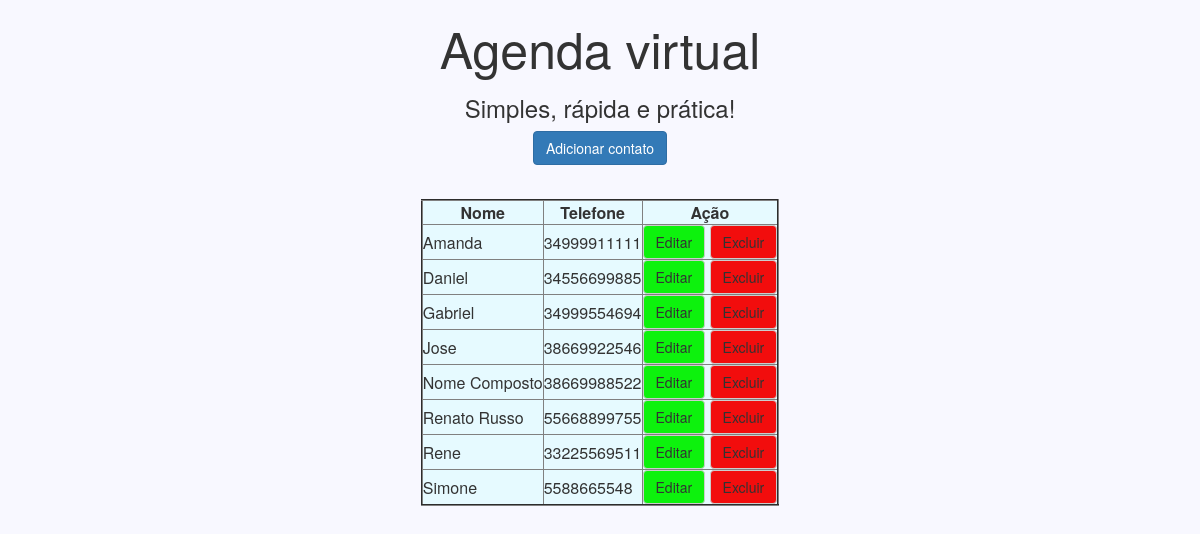
The page / on the database its author committed.
### tables this page shows
CREATE TABLE `dados` (
  `nome` varchar(30) DEFAULT NULL,
  `telefone` varchar(11) DEFAULT NULL,
  `ID` int(11) NOT NULL
);

### Index.php (the view, shortened to what this page needs)
<?php
include("connection.php");
$consulta = "SELECT * FROM dados ORDER BY nome asc";
$con = $mysqli->query($consulta) or die($mysqli->error);
?>
<html>
    <head>
        <link rel="stylesheet" type="text/css" href="bootstrap.css">
        <link rel="stylesheet" href="https://maxcdn.bootstrapcdn.com/bootstrap/3.3.7/css/bootstrap.min.css">
    </head>
    <body id = "p3">
      <div class="hero-image">
        <div align = "center" class="hero-text">
          <h1 style="font-size:50px">Agenda virtual</h1>
          <h3>Simples, rápida e prática!</h3>
        </div>
      </div>
      <form align = "center">
          <button class="btn btn-primary" type="button" data-toggle="collapse" data-target="#collapseExample" aria-expanded="false" aria-controls="collapseExample">
            Adicionar contato
          </button>
        </form>
        <table border="2" align = "center" id="p4">
            <br>
            <td align = "center"><b>Nome</b></td>
            <td align = "center"><b>Telefone</b></td>
            <td align = "center"><b>Ação</b></td>
             <?php while($dados = $con->fetch_array()){ ?>
              <tr id="linha<?= $user->id ?>">
                 <td><?php echo $dados["nome"]; ?></td>
                 <td><?php echo $dados["telefone"];?></td>
                 <td>
                    <button type="button" id="p1" onclick="updateAjax(<?php echo $dados['ID'] ?>)" data-toggle="modal" class="btn btn-default" data-target="#editar_modal">Editar</button>
                    <button type="button" id="p2" onclick="deleteAjax(<?php echo $dados['ID'] ?>)" id="excluir_user" class="btn btn-default" > Excluir</button>
                 </td>
            </tr>
        <?php }?>
        </table>
    </body>
</html>

### Index.php (style rules this page uses)
#p1 { background-color:hsl(120, 90%, 50%); }
#p2 { background-color:hsl(0, 90%, 50%); }
#p3 { background-color:rgb(248,248,255); }
#p4 { background-color:rgb(230,250,255); }

### rows shown on the page
dados: nome "Amanda", telefone "34999911111"
dados: nome "Daniel", telefone "34556699885"
dados: nome "Gabriel", telefone "34999554694"
dados: nome "Jose", telefone "38669922546"
dados: nome "Nome Composto", telefone "38669988522"
dados: nome "Renato Russo", telefone "55668899755"
dados: nome "Rene", telefone "33225569511"
dados: nome "Simone", telefone "5588665548"
